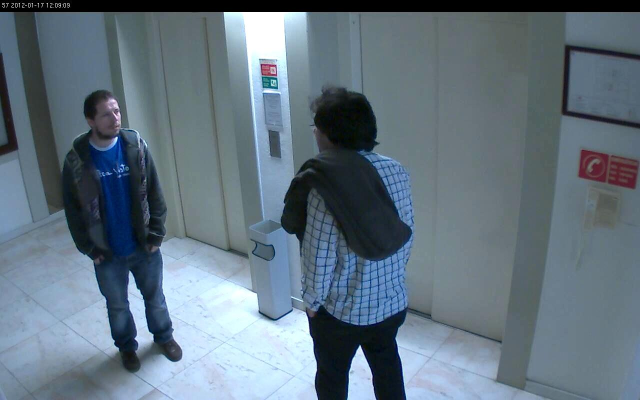
%> input picture mct/toy-problems/1147.png, 1280 x 800 px (shown at 1/2 size)
$ octave aa_toy_problem.m   (GNU Octave 9; MATLAB toolbox functions it lacks are replaced by stand-ins)
%> lines starting %> are read from the running program, lines starting %| are printed output that depends on the picture
### utils/rgb.m
% RGB  Rgb triple for given CSS color name
%
%   RGB = RGB('COLORNAME') returns the red-green-blue triple corresponding
%     to the color named COLORNAME by the CSS3 proposed standard [1], which
%     contains 139 different colors (an rgb triple is a 1x3 vector of
%     numbers between 0 and 1). COLORNAME is case insensitive, and for gray
%     colors both spellings (gray and grey) are allowed.
%
%   RGB CHART creates a figure window showing all the available colors with
%     their names.
%
%   EXAMPLES
%     c = rgb('DarkRed')               gives c = [0.5430 0 0]
%     c = rgb('Green')                 gives c = [0 0.5 0]
%     plot(x,y,'color',rgb('orange'))  plots an orange line through x and y
%     rgb chart                        shows all the colors
%
%   BACKGROUND
%     The color names of [1] have already been ratified in [2], and
%     according to [3] they are accepted by almost all web browsers and are
%     used in Microsoft's .net framework. All but four colors agree with
%     the X11 colornames, as detailed in [4]. Of these the most important
%     clash is green, defined as [0 0.5 0] by CSS and [0 1 0] by X11. The
%     definition of green in Matlab matches the X11 definition and gives a
%     very light green, called lime by CSS (many users of Matlab have
%     discovered this when trying to color graphs with 'g-'). Note that
%     cyan and aqua are synonyms as well as magenta and fuchsia.
%
%   ABOUT RGB
%     This program is public domain and may be distributed freely.
%     Author: Kristjn Jnasson, Dept. of Computer Science, University of
%     Iceland (jonasson@hi.is). June 2009.
%
%   REFERENCES
%     [1] "CSS Color module level 3", W3C (World Wide Web Consortium)
%         working draft 21 July 2008, http://www.w3.org/TR/css3-color
%
%     [2] "Scalable Vector Graphics (SVG) 1.1 specification", W3C
%         recommendation 14 January 2003, edited in place 30 April 2009,
%         http://www.w3.org/TR/SVG
%
%     [3] "Web colors", http://en.wikipedia.org/wiki/Web_colors
%
%     [4] "X11 color names" http://en.wikipedia.org/wiki/X11_color_names

function rgb = rgb(s)
  persistent num name
  if isempty(num) % First time rgb is called
    [num,name] = getcolors();
    name = lower(name);
    num = reshape(hex2dec(num), [], 3);
    % Divide most numbers by 256 for "aesthetic" reasons (green=[0 0.5 0])
    I = num < 240;  % (interpolate F0--FF linearly from 240/256 to 1.0)
    num(I) = num(I)/256;
    num(~I) = ((num(~I) - 240)/15 + 15)/16; + 240;
  end
  if strcmpi(s,'chart')
    showcolors()
  else
    k = find(strcmpi(s, name));
    if isempty(k)
      error(['Unknown color: ' s]);
    else
      rgb = num(k(1), :);
    end
  end
end

% [45 lines left out: function showcolors, not called in this run]

function [hex,name] = getcolors()
  css = {
    %White colors
    'FF','FF','FF', 'White'
    'FF','FA','FA', 'Snow'
    'F0','FF','F0', 'Honeydew'
    'F5','FF','FA', 'MintCream'
    'F0','FF','FF', 'Azure'
    'F0','F8','FF', 'AliceBlue'
    'F8','F8','FF', 'GhostWhite'
    'F5','F5','F5', 'WhiteSmoke'
    'FF','F5','EE', 'Seashell'
    'F5','F5','DC', 'Beige'
    'FD','F5','E6', 'OldLace'
    'FF','FA','F0', 'FloralWhite'
    'FF','FF','F0', 'Ivory'
    'FA','EB','D7', 'AntiqueWhite'
    'FA','F0','E6', 'Linen'
    'FF','F0','F5', 'LavenderBlush'
    'FF','E4','E1', 'MistyRose'
    %Grey colors'
    '80','80','80', 'Gray'
    'DC','DC','DC', 'Gainsboro'
    'D3','D3','D3', 'LightGray'
    'C0','C0','C0', 'Silver'
    'A9','A9','A9', 'DarkGray'
    '69','69','69', 'DimGray'
    '77','88','99', 'LightSlateGray'
    '70','80','90', 'SlateGray'
    '2F','4F','4F', 'DarkSlateGray'
    '00','00','00', 'Black'
    %Red colors
    'FF','00','00', 'Red'
    'FF','A0','7A', 'LightSalmon'
    'FA','80','72', 'Salmon'
    'E9','96','7A', 'DarkSalmon'
    'F0','80','80', 'LightCoral'
    'CD','5C','5C', 'IndianRed'
    'DC','14','3C', 'Crimson'
    'B2','22','22', 'FireBrick'
    '8B','00','00', 'DarkRed'
    %Pink colors
    'FF','C0','CB', 'Pink'
    'FF','B6','C1', 'LightPink'
    'FF','69','B4', 'HotPink'
    'FF','14','93', 'DeepPink'
    'DB','70','93', 'PaleVioletRed'
    'C7','15','85', 'MediumVioletRed'
    %Orange colors
    'FF','A5','00', 'Orange'
    'FF','8C','00', 'DarkOrange'
    'FF','7F','50', 'Coral'
    'FF','63','47', 'Tomato'
    'FF','45','00', 'OrangeRed'
    %Yellow colors
    'FF','FF','00', 'Yellow'
    'FF','FF','E0', 'LightYellow'
    'FF','FA','CD', 'LemonChiffon'
    'FA','FA','D2', 'LightGoldenrodYellow'
    'FF','EF','D5', 'PapayaWhip'
    'FF','E4','B5', 'Moccasin'
    'FF','DA','B9', 'PeachPuff'
    'EE','E8','AA', 'PaleGoldenrod'
    'F0','E6','8C', 'Khaki'
    'BD','B7','6B', 'DarkKhaki'
    'FF','D7','00', 'Gold'
    %Brown colors
    'A5','2A','2A', 'Brown'
    'FF','F8','DC', 'Cornsilk'
    'FF','EB','CD', 'BlanchedAlmond'
    'FF','E4','C4', 'Bisque'
    'FF','DE','AD', 'NavajoWhite'
    'F5','DE','B3', 'Wheat'
    'DE','B8','87', 'BurlyWood'
    'D2','B4','8C', 'Tan'
    'BC','8F','8F', 'RosyBrown'
    'F4','A4','60', 'SandyBrown'
    'DA','A5','20', 'Goldenrod'
    'B8','86','0B', 'DarkGoldenrod'
    'CD','85','3F', 'Peru'
    'D2','69','1E', 'Chocolate'
    '8B','45','13', 'SaddleBrown'
    'A0','52','2D', 'Sienna'
    '80','00','00', 'Maroon'
    %Green colors
    '00','80','00', 'Green'
    '98','FB','98', 'PaleGreen'
    '90','EE','90', 'LightGreen'
    '9A','CD','32', 'YellowGreen'
    'AD','FF','2F', 'GreenYellow'
    '7F','FF','00', 'Chartreuse'
    '7C','FC','00', 'LawnGreen'
    '00','FF','00', 'Lime'
    '32','CD','32', 'LimeGreen'
    '00','FA','9A', 'MediumSpringGreen'
    '00','FF','7F', 'SpringGreen'
    '66','CD','AA', 'MediumAquamarine'
    '7F','FF','D4', 'Aquamarine'
    '20','B2','AA', 'LightSeaGreen'
    '3C','B3','71', 'MediumSeaGreen'
    '2E','8B','57', 'SeaGreen'
    '8F','BC','8F', 'DarkSeaGreen'
    '22','8B','22', 'ForestGreen'
    '00','64','00', 'DarkGreen'
    '6B','8E','23', 'OliveDrab'
    '80','80','00', 'Olive'
    '55','6B','2F', 'DarkOliveGreen'
    '00','80','80', 'Teal'
    %Blue colors
    '00','00','FF', 'Blue'
    'AD','D8','E6', 'LightBlue'
    'B0','E0','E6', 'PowderBlue'
    'AF','EE','EE', 'PaleTurquoise'
    '40','E0','D0', 'Turquoise'
    '48','D1','CC', 'MediumTurquoise'
    '00','CE','D1', 'DarkTurquoise'
    'E0','FF','FF', 'LightCyan'
    '00','FF','FF', 'Cyan'
    '00','FF','FF', 'Aqua'
    '00','8B','8B', 'DarkCyan'
    '5F','9E','A0', 'CadetBlue'
    'B0','C4','DE', 'LightSteelBlue'
    '46','82','B4', 'SteelBlue'
    '87','CE','FA', 'LightSkyBlue'
    '87','CE','EB', 'SkyBlue'
    '00','BF','FF', 'DeepSkyBlue'
    '1E','90','FF', 'DodgerBlue'
    '64','95','ED', 'CornflowerBlue'
    '41','69','E1', 'RoyalBlue'
    '00','00','CD', 'MediumBlue'
    '00','00','8B', 'DarkBlue'
    '00','00','80', 'Navy'
    '19','19','70', 'MidnightBlue'
    %Purple colors
    '80','00','80', 'Purple'
    'E6','E6','FA', 'Lavender'
    'D8','BF','D8', 'Thistle'
    'DD','A0','DD', 'Plum'
    'EE','82','EE', 'Violet'
    'DA','70','D6', 'Orchid'
    'FF','00','FF', 'Fuchsia'
    'FF','00','FF', 'Magenta'
    'BA','55','D3', 'MediumOrchid'
    '93','70','DB', 'MediumPurple'
    '99','66','CC', 'Amethyst'
    '8A','2B','E2', 'BlueViolet'
    '94','00','D3', 'DarkViolet'
    '99','32','CC', 'DarkOrchid'
    '8B','00','8B', 'DarkMagenta'
    '6A','5A','CD', 'SlateBlue'
    '48','3D','8B', 'DarkSlateBlue'
    '7B','68','EE', 'MediumSlateBlue'
    '4B','00','82', 'Indigo'
    %Gray repeated with spelling grey
    '80','80','80', 'Grey'
    'D3','D3','D3', 'LightGrey'
    'A9','A9','A9', 'DarkGrey'
    '69','69','69', 'DimGrey'
    '77','88','99', 'LightSlateGrey'
    '70','80','90', 'SlateGrey'
    '2F','4F','4F', 'DarkSlateGrey'
    };
  hex = css(:,1:3);
  name = css(:,4);
end

### mct/aa_toy_problem.m
% Fictional asymetric assignment with 2 cameras, one with 3 people and the other with 2 people

% We assume they are all in the overlap regions for now...
% Camera plane regions
%cam1_region =
%cam2_region =
%overlap =
H1 = [0.043383 0.043388 35.129;
     -0.035325 0.022121	68.004;
     0.0020342 0.019584	1];
H2 = [0.053286 0.10144 -37.736;
      0.017139 0.0081285 45.967;
      0.0016208	0.016526 1];

% Load images of the same frame in the two images
cam1_img = imread('~/mct-bqp/mct/1147.png');
%> cam1_img is the input picture: size 800x1280x3 uint8; mean R, G, B 98.4, 114.8, 127.3
cam2_img = imread('~/mct-bqp/mct/1017.png');
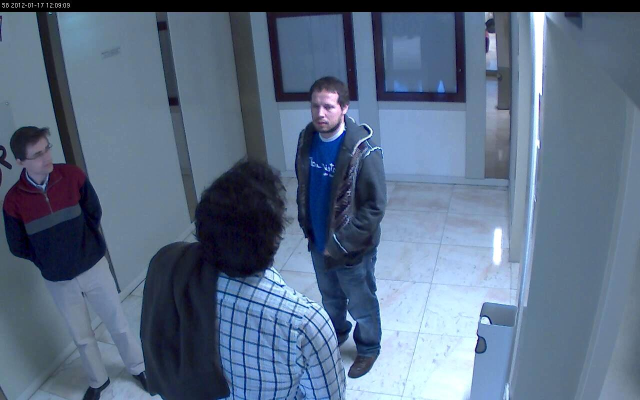
%> input picture mct/toy-problems/1017.png, 1280 x 800 px (shown at 1/2 size)
%> cam2_img is the input picture: size 800x1280x3 uint8; mean R, G, B 90.5, 109, 133.5
% List of peds in the two cameras
% cam frame x y width height bit ped
% 2 peds - camera 57 -- allDetections{1}{1147}
cam_1_peds = [57 1147 108 161 262 591 1 15 ; ...
57 1147 559 159 271 637 1 52];
%cam_1_peds = [57 1147 280 90 130 390 1 52; ...
%57	1147 50 90 130 290 1 15];
% 3 peds - camera 58 -- allDetections{2}{1017}
% The third pedestrian, ped52 actually wasn't a valid detection since it's feet are not visible, but lets put him in for the sake of the experiment
cam_2_peds = [58 1017 3 250 325 542 1 23; 58 1017 575 144 198 608 1 15; ...
 58 1017 275 295 336 501 1 52];

% Convert positions to the ground plane and draw Histograms simultaneously
cam_1_peds_gnd = drawHistograms_computeGndDetections(cam_1_peds, cam1_img, H1);
%> the loop in drawHistograms_computeGndDetections, `for i=1:n` made 2 passes
%> pass 2, in drawHistograms_computeGndDetections, `bb_img = imcrop(cam_img,peds_data(i,3:6));`:
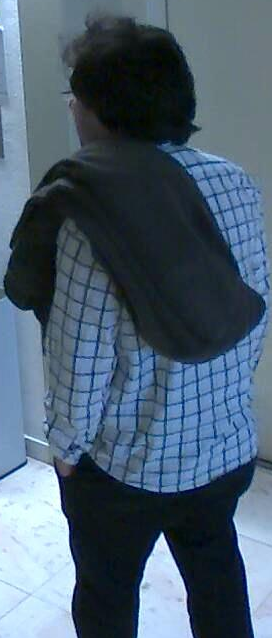
%> bb_img: size 638x272x3 uint8; mean R, G, B 75.2, 94.5, 111.9
%> after the loop in drawHistograms_computeGndDetections, `for i=1:n`: cam_peds_gnd = [6.26 6.68; 7.31 4.59]; rgb_histograms = 2 items
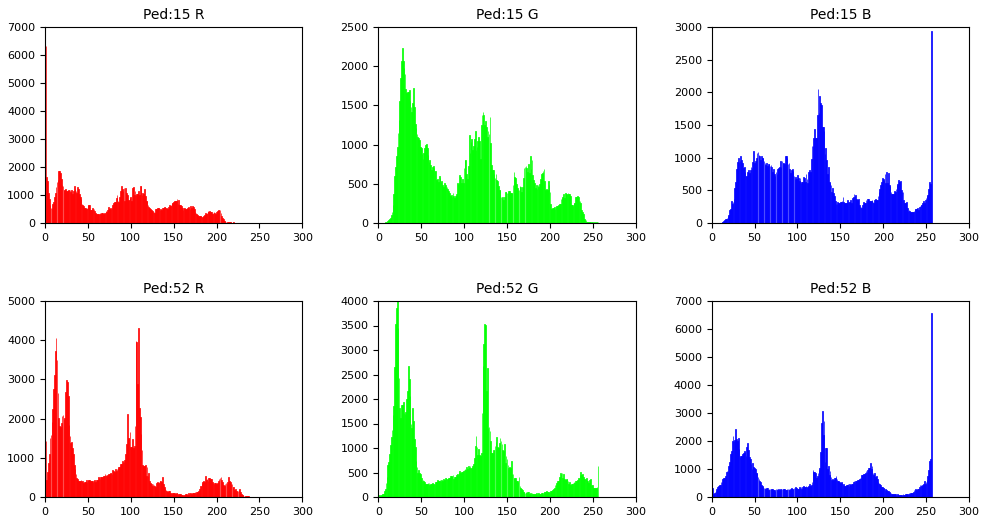
%> figure redrawn from the program's plot data, 6 panels; panel 1: tallest bar 6326 high, from x = 0.6 to 1.4; panel 2: tallest bar 2232 high, from x = 27.6 to 28.4; panel 3: tallest bar 2937 high, from x = 255.6 to 256.4; panel 4: tallest bar 4301 high, from x = 108.6 to 109.4
%> cam_1_peds_gnd = [6.26 6.68; 7.31 4.59]
cam_2_peds_gnd = drawHistograms_computeGndDetections(cam_2_peds, cam2_img, H2);
%> the loop in drawHistograms_computeGndDetections (call 2), `for i=1:n` made 3 passes
%> pass 1, in drawHistograms_computeGndDetections (call 2), `bb_img = imcrop(cam_img,peds_data(i,3:6));`:
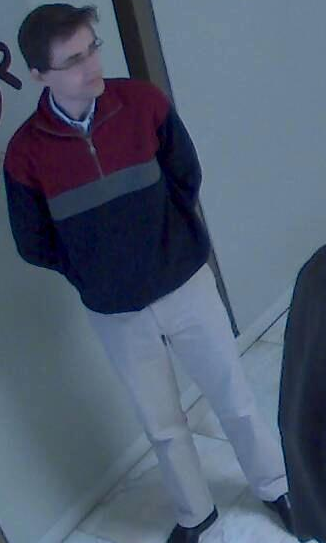
%> bb_img: size 543x326x3 uint8; mean R, G, B 77.7, 89.8, 110
%> pass 2, in drawHistograms_computeGndDetections (call 2), `bb_img = imcrop(cam_img,peds_data(i,3:6));`:
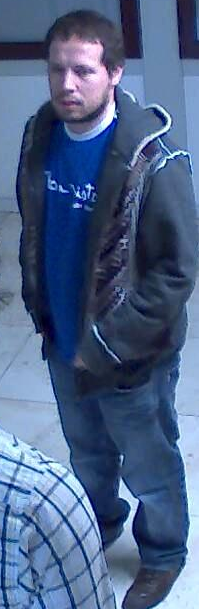
%> bb_img: size 609x199x3 uint8; mean R, G, B 75.9, 97, 133.6
%> pass 3, in drawHistograms_computeGndDetections (call 2), `bb_img = imcrop(cam_img,peds_data(i,3:6));`:
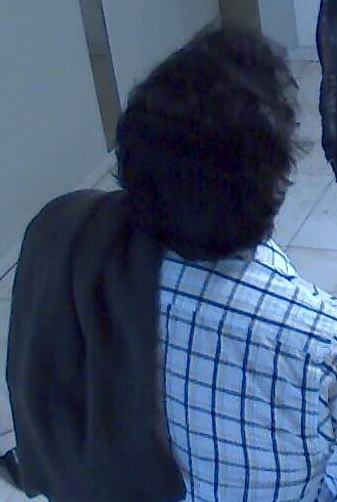
%> bb_img: size 502x337x3 uint8; mean R, G, B 62.6, 80, 107.3
%> after the loop in drawHistograms_computeGndDetections (call 2), `for i=1:n`: cam_peds_gnd = [2.42 5.37; 4.59 6.44; 3.84 5.4]; rgb_histograms = 3 items
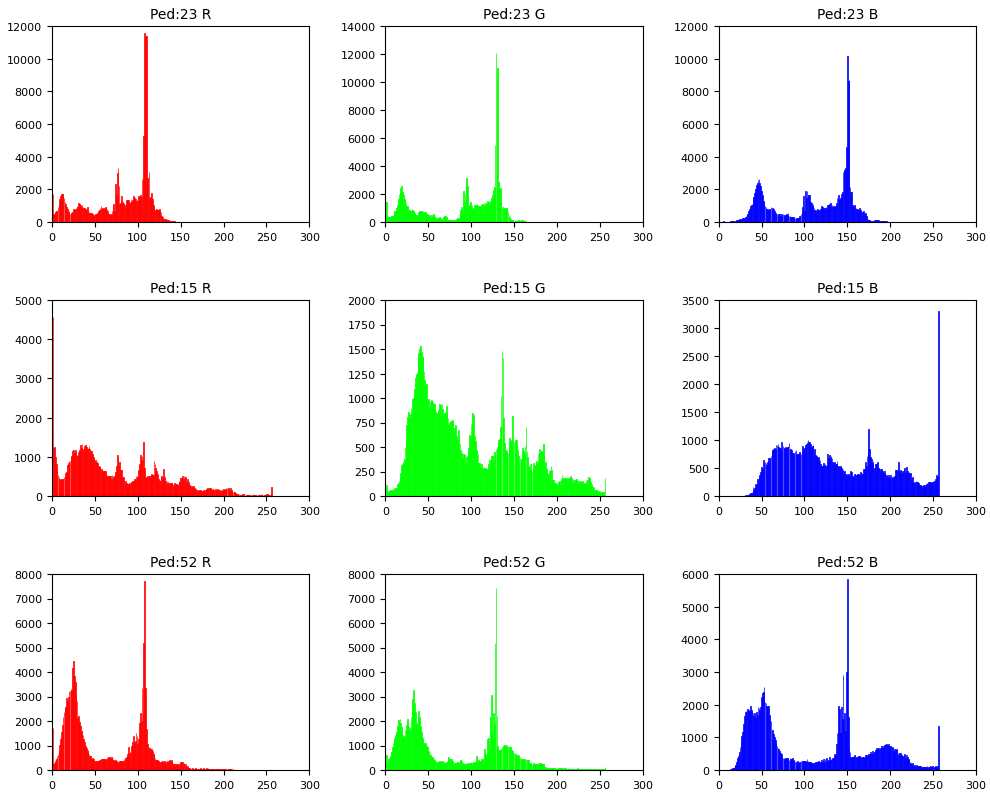
%> figure redrawn from the program's plot data, 9 panels; panel 1: tallest bar 11563 high, from x = 107.6 to 108.4; panel 2: tallest bar 12055 high, from x = 128.6 to 129.4; panel 3: tallest bar 10177 high, from x = 149.6 to 150.4; panel 4: tallest bar 4576 high, from x = 0.6 to 1.4
%> cam_2_peds_gnd = [2.42 5.37; 4.59 6.44; 3.84 5.4]
figure
%openfig('~/mct-bqp/hda_data/homographies/7th_floor_ground_plane_reference_frame_map.fig');
hold on;
for i=1:size(cam_1_peds_gnd,1)
  if cam_1_peds(i,8) == 15
    scatter(cam_1_peds_gnd(i,1),cam_1_peds_gnd(i,2),'MarkerFaceColor',rgb('Red'),'MarkerEdgeColor',rgb('Red'));
  elseif cam_1_peds(i,8) == 52
    scatter(cam_1_peds_gnd(i,1),cam_1_peds_gnd(i,2),'MarkerFaceColor',rgb('Cyan'),'MarkerEdgeColor',rgb('Cyan'));
  elseif cam_1_peds(i,8) == 23
    scatter(cam_1_peds_gnd(i,1),cam_1_peds_gnd(i,2),'MarkerFaceColor',rgb('Green'),'MarkerEdgeColor',rgb('Green'));
  end
end

for i=1:size(cam_2_peds_gnd,1)
  if cam_2_peds(i,8) == 15
    scatter(cam_2_peds_gnd(i,1),cam_2_peds_gnd(i,2),'MarkerFaceColor',rgb('Red'),'MarkerEdgeColor',rgb('Red'));
  elseif cam_2_peds(i,8) == 52
    scatter(cam_2_peds_gnd(i,1),cam_2_peds_gnd(i,2),'MarkerFaceColor',rgb('Cyan'),'MarkerEdgeColor',rgb('Cyan'));
  elseif cam_2_peds(i,8) == 23
    scatter(cam_2_peds_gnd(i,1),cam_2_peds_gnd(i,2),'MarkerFaceColor',rgb('Green'),'MarkerEdgeColor',rgb('Green'));
  end
end

% Solve assignment
S = zeros(2,3); P = zeros(2,3); A = zeros(2,3); V = zeros(2,3);
assignmentAlgo = 'jonker_volgenant';
for a=1:size(S,1)
    for b=1:size(S,2)
        % Distance
        p1 = cam_1_peds_gnd(a,:);
        p2 = cam_2_peds_gnd(b,:);
        P(a,b) = sqrt((p1(1)-p2(1))^2 + (p1(2)-p2(2))^2);
        % Velocity
        v1 = 0;
        v2 = 0;
        V(a,b) = sum(abs(v1 - v2));
        % Appearance
        bb_img1 = imcrop(cam1_img,cam_1_peds(a,3:6));
        bb_img2 = imcrop(cam2_img,cam_2_peds(b,3:6));
        %imshow(bb_img1);
        %waitforbuttonpress
        %imshow(cam2_img);
        %imshow(bb_img2);
        %waitforbuttonpress
        I1 = [imhist(bb_img1(:,:,1)) imhist(bb_img1(:,:,2)) imhist(bb_img1(:,:,3))];
        I2 = [imhist(bb_img2(:,:,1)) imhist(bb_img2(:,:,2)) imhist(bb_img2(:,:,3))];
        % Chi-squared between hists
%> the run ends on the next line
        appearance_score = pdist2(I1',I2','chisq');
% [49 lines not run here, left out]
function t = H(matrix, point)
    t = matrix * [point; 1];
    t(1) = t(1)/t(3);
    t(2) = t(2)/t(3);
    t = t(1:2);
end

function cam_peds_gnd = drawHistograms_computeGndDetections(peds_data, cam_img, h_matrix)
  n = size(peds_data, 1);
  cam_peds_gnd = zeros(n,2);
  rgb_histograms = {};
  figure
  hold on
  for i=1:n
    cam_peds_gnd(i,:) = H(h_matrix,[peds_data(i,3) + peds_data(i,5)/2; peds_data(i,4) + peds_data(i,6)/2]);
    bb_img = imcrop(cam_img,peds_data(i,3:6));
    I = [imhist(bb_img(:,:,1)) imhist(bb_img(:,:,2)) imhist(bb_img(:,:,3))];
    rgb_histograms{i} = I;
    for j=1:3
      subplot(n,3,j+3*(i-1))
      if j == 1
        bar(rgb_histograms{i}(:,j), 'r')
        title(['Ped:', num2str(peds_data(i,8)), ' R']);
      elseif j == 2
        bar(rgb_histograms{i}(:,j), 'g')
        title(['Ped:', num2str(peds_data(i,8)), ' G']);
      elseif j == 3
        bar(rgb_histograms{i}(:,j), 'b')
        title(['Ped:', num2str(peds_data(i,8)), ' B']);
      end
    end
  end

end
